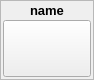
<?xml version="1.0" encoding="UTF-8"?>
<ui version="4.0">
 <class>Form</class>
 <widget class="QWidget" name="Form">
  <property name="geometry">
   <rect>
    <x>0</x>
    <y>0</y>
    <width>94</width>
    <height>80</height>
   </rect>
  </property>
  <property name="sizePolicy">
   <sizepolicy hsizetype="Maximum" vsizetype="Maximum">
    <horstretch>0</horstretch>
    <verstretch>0</verstretch>
   </sizepolicy>
  </property>
  <property name="minimumSize">
   <size>
    <width>0</width>
    <height>80</height>
   </size>
  </property>
  <property name="windowTitle">
   <string>Form</string>
  </property>
  <property name="styleSheet">
   <string notr="true">QFrame.PeripheralCollection{
border-top-left-radius: 10px;
border-top-right-radius: 10px;
border-bottom-left-radius: 10px;
border-bottom-right-radius: 10px;

border: 1px solid black;
background: qlineargradient(x1: 0, y1: 0, x2: 0, y2: 1,
stop: 0 #7ab, stop: 0.5 #386);
}
QFrame.PeripheralCollection QLabel {
color: white;
font-weight: bold;
}
</string>
  </property>
  <layout class="QGridLayout" name="gridLayout">
   <property name="sizeConstraint">
    <enum>QLayout::SetNoConstraint</enum>
   </property>
   <property name="margin">
    <number>0</number>
   </property>
   <property name="spacing">
    <number>0</number>
   </property>
   <item row="0" column="0">
    <widget class="QFrame" name="widgetFrameOuter">
     <property name="sizePolicy">
      <sizepolicy hsizetype="Preferred" vsizetype="Preferred">
       <horstretch>0</horstretch>
       <verstretch>0</verstretch>
      </sizepolicy>
     </property>
     <property name="minimumSize">
      <size>
       <width>0</width>
       <height>0</height>
      </size>
     </property>
     <property name="maximumSize">
      <size>
       <width>100</width>
       <height>100</height>
      </size>
     </property>
     <property name="styleSheet">
      <string notr="true"/>
     </property>
     <property name="frameShape">
      <enum>QFrame::StyledPanel</enum>
     </property>
     <property name="frameShadow">
      <enum>QFrame::Raised</enum>
     </property>
     <property name="class" stdset="0">
      <string>PeripheralCollection</string>
     </property>
     <layout class="QVBoxLayout" name="verticalLayout">
      <property name="spacing">
       <number>2</number>
      </property>
      <property name="margin">
       <number>2</number>
      </property>
      <item>
       <widget class="QLabel" name="title">
        <property name="sizePolicy">
         <sizepolicy hsizetype="Preferred" vsizetype="Maximum">
          <horstretch>0</horstretch>
          <verstretch>0</verstretch>
         </sizepolicy>
        </property>
        <property name="font">
         <font>
          <pointsize>10</pointsize>
          <weight>75</weight>
          <bold>true</bold>
         </font>
        </property>
        <property name="styleSheet">
         <string notr="true">QLabel{background-color: transparent;}</string>
        </property>
        <property name="text">
         <string>name</string>
        </property>
        <property name="alignment">
         <set>Qt::AlignCenter</set>
        </property>
       </widget>
      </item>
      <item>
       <widget class="QPushButton" name="button">
        <property name="sizePolicy">
         <sizepolicy hsizetype="Preferred" vsizetype="Preferred">
          <horstretch>0</horstretch>
          <verstretch>0</verstretch>
         </sizepolicy>
        </property>
        <property name="minimumSize">
         <size>
          <width>0</width>
          <height>0</height>
         </size>
        </property>
        <property name="maximumSize">
         <size>
          <width>16777215</width>
          <height>16777215</height>
         </size>
        </property>
        <property name="text">
         <string/>
        </property>
       </widget>
      </item>
     </layout>
    </widget>
   </item>
  </layout>
 </widget>
 <resources/>
 <connections>
  <connection>
   <sender>button</sender>
   <signal>clicked()</signal>
   <receiver>Form</receiver>
   <slot>run()</slot>
   <hints>
    <hint type="sourcelabel">
     <x>90</x>
     <y>76</y>
    </hint>
    <hint type="destinationlabel">
     <x>93</x>
     <y>79</y>
    </hint>
   </hints>
  </connection>
 </connections>
 <slots>
  <slot>run()</slot>
 </slots>
</ui>
